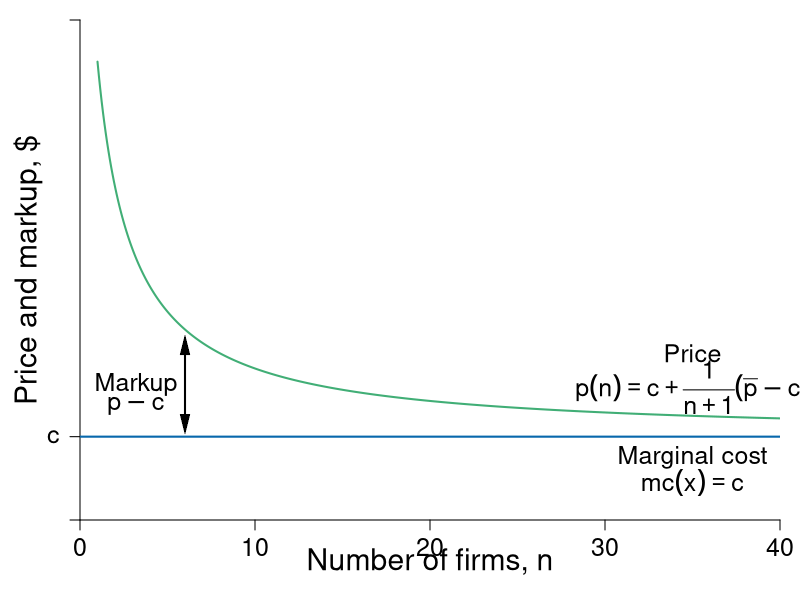

This figure's R source:
require(shape)
pdf(file = "competitionmarkets/markup_nfirms_general.pdf", width = 9, height = 7)

#Set parameters for graphics
pointsize <- 1.8
axislabelsize <- 1.8
labelsize <- 1.5
namesize <- 1.8
annotatesize <- 1.5
graphlinewidth <- 2
segmentlinewidth <- 1.5

COL <- c("#7fc97f", "#beaed4", "#fdc086", "#ffff99", "#386cb0", "#f0027f", "#bf5b17", "#666666")
COLA <- c("#e0f3db", "#99d8c9","#66c2a4","#41ae76", "#238b45", "#005824")
COLB <- c("#c6dbef", "#4eb3d3", "#2b8cbe", "#0868ac","#084081")

par(mar =  c(4, 4, 1, 1))

marketProfit <- function(n, s = 0.5, pmax = 20, c1 = 2) {
  n*(1/(n+1)^2)*(pmax - c1)^2/(s)
}

consumerSurplus <- function(n, s = 0.5, pmax = 20, c1 = 2) {
  (1/2)*(pmax - (c1 + ((1/(n+1))*(pmax -c1)  )) )*(n/(n+1))*( (pmax - c1)/(s))
}

markUp <- function(n, pmax = 20, c1 = 2) {
  c1 + (1/(n+1))*(pmax - c1)
}


xlims <- c(0, 40)
ylims <- c(0, 12)

npts <- 501 
x <- seq(xlims[1], xlims[2], length.out = npts)
y <- seq(ylims[1], ylims[2], length.out = npts) 
a <- c(46.08, 55, 64)
b <- c(46.08, 55, 64)

plot(0, 0, xlim = xlims, ylim = ylims, type = "n",
     xlab = expression(paste("")),
     ylab = expression(paste("")), 
     xaxt = "n", 
     yaxt = "n", 
     cex.lab = axislabelsize, 
     bty = "n",
     xaxs="i", 
     yaxs="i")

# ticksy <- seq(from = 0, to = ylims[2], by = 2)
# ylabels <- seq(from = 0, to = ylims[2], by = 2)
ticksx <- seq(from = 0, to = xlims[2], by = 10)
xlabels <- seq(from = 0, to = xlims[2], by = 10)
ticksy <- c(0, 2, ylims[2])
ylabels <- c(NA, expression(c), NA)
# ticksx <- c(0, xlims[2])
# xlabels <- c(NA, NA)

axis(1, at = ticksx, pos = 0, labels = xlabels, cex.axis = labelsize)

#text(x = c(0, 12, 18, 36, xlims[2]), par("usr")[3] - 0.4, labels = xlabels, srt = 0, pos = 1, xpd = TRUE)

axis(2, at = ticksy, pos = 0, labels = ylabels, las = 1, cex.axis = labelsize)

npts <- 500 
xx1 <- seq(xlims[1], xlims[2], length.out = npts)
xx2 <- seq(1, xlims[2], length.out = npts)

lines(xx2, markUp(xx2, pmax = 20, c1 = 2), col = COLA[4], lwd = graphlinewidth)
#lines(xx2, marketProfit(xx2, s = 1/2, pmax = 20, c1 = 2), col = COLB[4], lwd = graphlinewidth)

segments(0, 2, xlims[2], 2, lty = 1, col = COLB[4] , lwd = graphlinewidth)
# segments(12, 0, 12, 12, lty = 2, col = "gray" , lwd = segmentlinewidth)

#mtext(expression(paste("A's output, ", x^A)), side=1, line = 2.5, cex = axislabelsize)
text(0.5*(xlims[2]), -1, expression(paste("Number of firms, ", n)), xpd = TRUE, cex = axislabelsize) 
text(-3, 0.5*ylims[2], expression(paste("Price and markup, $")), xpd = TRUE, cex = axislabelsize, srt = 90) 

#segments(4.11765, 6.17647, 5.88, 8.88, lty = 1, col = COL[2] , lwd = graphlinewidth)
#text(7.3, 3, expression("Pareto Efficient"))
#text(7.3, 2.5, expression("Curve"))
#Arrows(7.3, 3.5, 7.3, 6.1, col = "black", lty = 1, lwd = 2, arr.type = "triangle", arr.lwd = 0.5)

#Label the iso-welfare functions for the HG, Aisha
# text(3.8, 1.5, expression(u[1]^A))
# text(4.6, 1.5, expression(u[2]^A))
# text(5.5, 1.5, expression(u[3]^A))
#text(6.6, 8.3, expression(u[4]^A))

#Label the indifference curves for the HG, Betty
# text(7.6, 17, expression(u[1]^B))
# text(6.75, 17, expression(u[2]^B))
# text(6, 17, expression(u[3]^B))
#text(3.4, 6.9, expression(v[4]^B))

#Label point i. 
# points(12, 12, pch = 16, col = "black", cex = 1.5)
# text(16.5, 12.5, expression(paste("Nash Equilibrium")))
# text(11.3, 11.3, expression(paste("n")))

#Annotate Pareto Efficient Curve and relevant points
# segments(8, 6, 6, 8, lty = 1, col = COL[2] , lwd = graphlinewidth)
# points(6, 8, pch = 16, col = "black", cex = 1.5)
# text(6, 8.5, expression(paste("g")))
# 
# points(8, 6, pch = 16, col = "black", cex = 1.5)
# text(7, 7.5, expression(paste("i")))
# 
# points(7, 7, pch = 16, col = "black", cex = 1.5)
# text(8, 6.5, expression(paste("f")))

#points(5.84, 8.77, pch = 16, col = "black", cex = 1.5)

#Mark-up
text(3.2, 3.25, expression(paste("Markup")), cex = labelsize)
text(3.2, 2.75, expression(paste(p - c)), cex = labelsize)

#text(14, 6, expression(paste("function")))
Arrows(6, 2.3, 6, 4.2, col = "black", lty = 1, code = 3, lwd = 2, arr.type = "triangle", arr.lwd = 0.5)

#Label price
text(35, 4, expression(paste("Price")), cex = labelsize)
text(35, 3.2, expression(paste(p(n) == c + frac(1, n + 1)*(bar(p) - c))), cex = labelsize, xpd = TRUE)

text(35, 1.5, expression(paste("Marginal cost")), cex = labelsize)
text(35, 0.9, expression(paste(mc(x) == c)), cex = labelsize)




dev.off()
